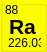
   <widget class="QGroupBox" name="groupBox_2">
    <property name="geometry">
     <rect>
      <x>52</x>
      <y>307</y>
      <width>47</width>
      <height>52</height>
     </rect>
    </property>
    <property name="autoFillBackground">
     <bool>false</bool>
    </property>
    <property name="styleSheet">
     <string notr="true">background-color: rgb(255, 255, 0);</string>
    </property>
    <property name="title">
     <string/>
    </property>
    <property name="flat">
     <bool>false</bool>
    </property>
    <widget class="QLabel" name="label_12">
     <property name="geometry">
      <rect>
       <x>5</x>
       <y>2</y>
       <width>16</width>
       <height>16</height>
      </rect>
     </property>
     <property name="text">
      <string>88</string>
     </property>
    </widget>
    <widget class="QLabel" name="label_13">
     <property name="geometry">
      <rect>
       <x>8</x>
       <y>36</y>
       <width>33</width>
       <height>13</height>
      </rect>
     </property>
     <property name="text">
      <string>226.03</string>
     </property>
    </widget>
    <widget class="QLabel" name="label_14">
     <property name="geometry">
      <rect>
       <x>9</x>
       <y>16</y>
       <width>31</width>
       <height>21</height>
      </rect>
     </property>
     <property name="font">
      <font>
       <pointsize>16</pointsize>
       <weight>75</weight>
       <bold>true</bold>
      </font>
     </property>
     <property name="text">
      <string>Ra</string>
     </property>
    </widget>
   </widget>
